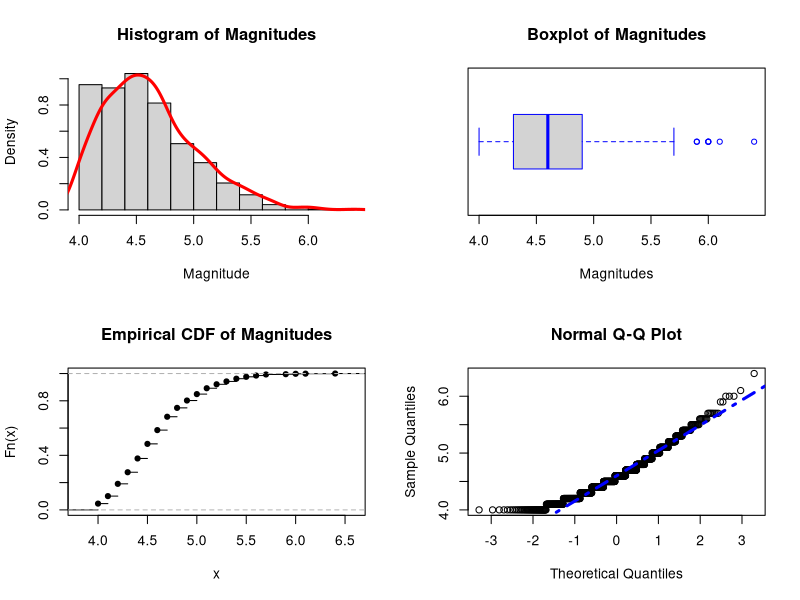
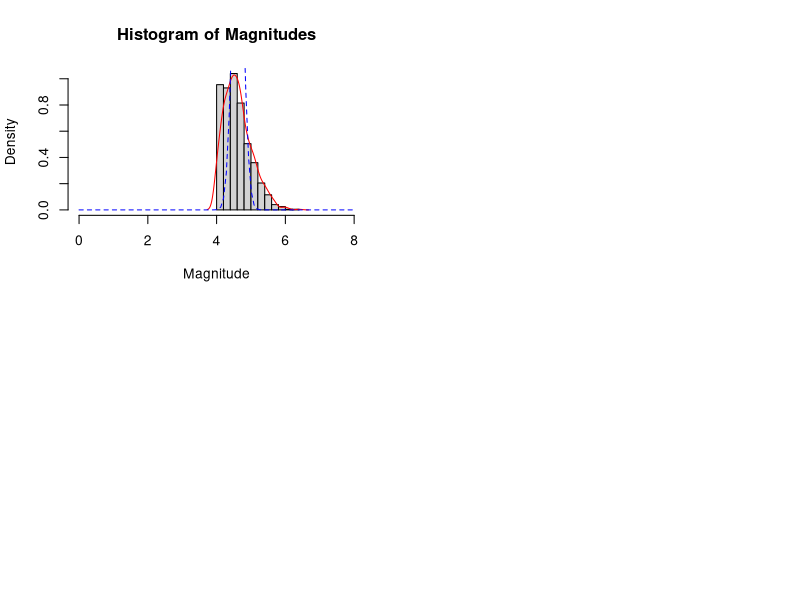
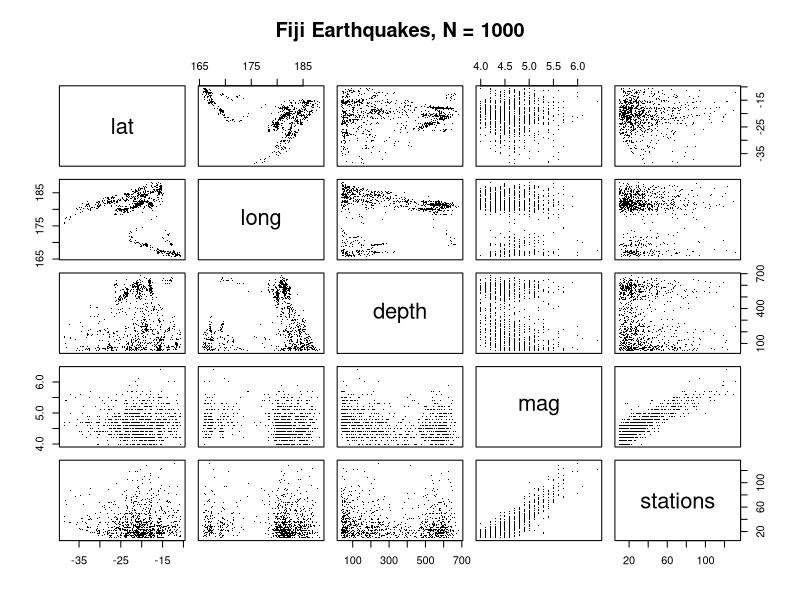
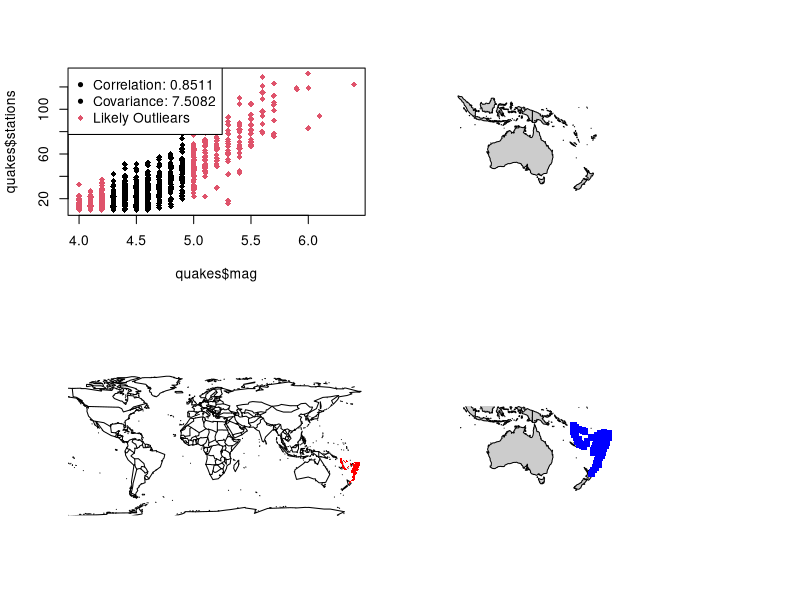

Reproduce these figures in R, in order.
## ---- chunk 1
library(datasets) # for the `quakes` data set

## You need to install the maps package first, then you can comment out the following line.
# install.packages("maps")

library(maps) # for map visualization
## ---- chunk 2
library(datasets) # we have already loaded the package but we can do it again
?quakes 
## ---- chunk 3
class(quakes)
head(quakes, n=5) # print first 5 rows of quakes
dim(quakes)  # dimension of the table
names(quakes)  # list the variables in quakes
str(quakes)  # list the structures in quakes
## ---- chunk 4
par(mfrow = c(2,2)) # 2 by 2 layout
hist(quakes$mag, freq = F, main = "Histogram of Magnitudes", xlab = "Magnitude") # make a histogram with labels main and xaxis
lines(density(quakes$mag), lwd = 3, col = "red") # plot density curve as red
boxplot(quakes$mag, horizontal = T, at = 0.5, border = "blue", main = "Boxplot of Magnitudes", xlab = "Magnitudes") # make a boxplot in blue 
plot(ecdf(quakes$mag), main = "Empirical CDF of Magnitudes") # plot cdf 
qqnorm(quakes$mag) # make a qq plot
qqline(quakes$mag, lwd = 3, lty = 4, col = "blue") # make a qq line

## ---- chunk 5
summary(quakes$mag) # summarize mag
max_outliers <- quakes$mag[quakes$mag>4.9] # find upper outliears
cat("\nUpper outliers:", max_outliers) # print upper outliers
min_outliers <- quakes$mag[quakes$mag<4.30] # find lower outliers
cat("\nLower outliers:", min_outliers) # print lower outliers
total_outliers <- sum(quakes$mag>4.9) + sum(quakes$mag<4.30) # count toal outliers
cat("\nTotal outliers:", total_outliers) # print total outliers
## ---- chunk 6
n <- length(quakes$mag) # get length of mag
sum(quakes$mag)/n # find mean
sum((quakes$mag-mean(quakes$mag))^2)/(n-1) # find sigma
## ---- chunk 7
n <- length(quakes$mag) # save length of mag in n
total_sum <- 0 # initiate sum variable
for ( i in 1:n){ # go from 1 to length of mag
  total_sum <- total_sum+quakes$mag[i] # sum up the value of mag at i 
}
mean <- total_sum/n # find mean
mean # print to check
diff_sum <- 0 # initiate diff sum variable
for ( i in 1:n){ # go from 1 to length of mag
  calc_at_i <- (quakes$mag[i] - mean)^2 # calculate value of difference at i
  diff_sum <- diff_sum + calc_at_i # add calculated value to initiate diff sum value

}
sigma <- diff_sum/(n-1) # culculate sigma
sigma # print to check
## ---- chunk 8
hist(quakes$mag, freq = F, main = "Histogram of Magnitudes", xlab = "Magnitude", xlim = c(0,8)) # label the main graph, x axis and set a limit
lines(density(quakes$mag), col = "red") # plot empirical density curve in red
z <- seq(0,8, length = 100) # create a sequence from 0 to 8 broken into 100
prob_z <- dnorm(z, mean = 4.6204, sd = 0.1622) # get dnorm values for calculated mean and sd
lines(z, prob_z, col = "blue", lty = 2) # plot normal distribution curve as a blue dashed line
## ---- chunk 9
# require(graphics) # load the graphics library

pairs(quakes, main = "Fiji Earthquakes, N = 1000", cex.main=1.2, pch=".")
## ---- chunk 10
cor(quakes$mag,quakes$stations) # calculate correlation
cov(quakes$mag,quakes$stations) # calculate covariance

plot(quakes$mag, quakes$stations, pch = 18) # plot all plots
points(quakes$mag[quakes$mag>4.9], quakes$stations[quakes$mag>4.9], col = 2, pch = 18) # plot upper outliers as red diamonds
points(quakes$mag[quakes$mag<4.3], quakes$stations[quakes$mag<4.3], col = 2, pch = 18) # plot lower outliers as red diamonds

legend("topleft", legend = c("Correlation: 0.8511", "Covariance: 7.5082", "Likely Outliears"), col = c(1,1,2), pch = c(20, 20, 18))
# legend with three lines correlation,covariance, and likely outliers

## ---- chunk 11
library(maps)
map()
points(quakes$long, quakes$lat, pch=".", col="red")
## ---- chunk 12
long.mean <- mean(quakes$long)
lat.mean <- mean(quakes$lat)
#orient <- c(lat.mean, long.mean, 0)
xlim <- c(min(quakes$long)/2, max(quakes$long)*1.5)
ylim <- c(min(quakes$lat)-10, max(quakes$lat)+10)
map(database="world", xlim=xlim, ylim=ylim, col="grey80", fill=T)
## ---- chunk 13
long.mean <- mean(quakes$long)
lat.mean <- mean(quakes$lat)
#orient <- c(lat.mean, long.mean, 0)
xlim <- c(min(quakes$long)/2, max(quakes$long)*1.5)
ylim <- c(min(quakes$lat)-10, max(quakes$lat)+10)
map(database="world", xlim=xlim, ylim=ylim, col="grey80", fill=T)
points(quakes$long, quakes$lat, pch=".", col="red") # plot all points in red
points(quakes$long[quakes$mag>4.9], quakes$lat[quakes$mag>4.9], pch=15, col="blue") # plot all upper outliers as blue rectangle
points(quakes$long[quakes$mag<4.3], quakes$lat[quakes$mag<4.3], pch=15, col="blue") # plot all lower outliers as blue rectangles
